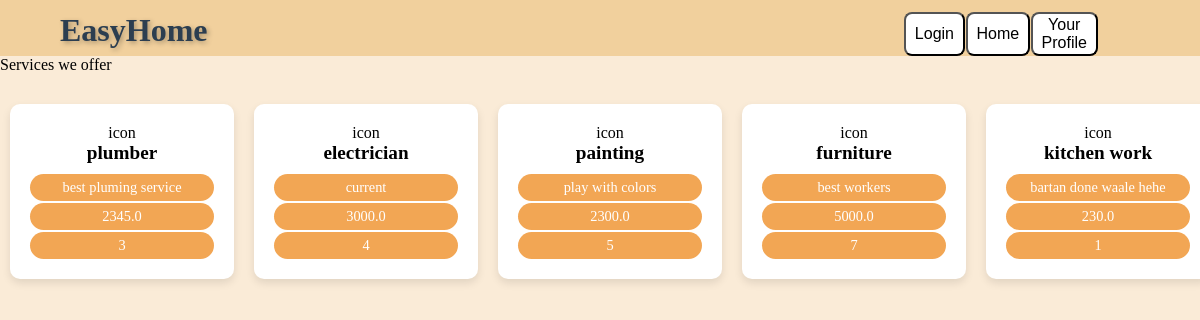
/services, run on the app's committed database.
### app.py (models this page shows, shortened)
class Services(db.Model):
    service_id= db.Column(db.Integer, primary_key = True)
    service_name= db.Column(db.String(50)  )
    service_desc= db.Column(db.String(200) )
    service_b_price= db.Column(db.Float() ,nullable= False)
    time_required =db.Column(db.String,  nullable=False)

### app.py (the view)
@app.route("/services")
def all_serv():
    services =Services.query.all()
    return render_template("services.html", services=services)

### templates/services.html (shortened to what this page needs)
{% extends "common.html" %}
{% block body %}
<div>    Services we offer
    <div class="container">
        {% for service in services %}
        <div  onclick="window.location.href='/service_page/{{service.service_id}}'" class="service-box">
            <div class="service-icon">icon</div>
            <div class="service-title">{{service.service_name}}</div>
            <div class="service-desc">{{service.service_desc}}</div>
            <div class="service-desc">{{service.service_b_price}}</div>
            <div class="service-desc">{{service.time_required}}</div>
            </div>
        {% endfor %}
    </div></div>
{% endblock %}

### templates/common.html (shortened to what this page needs)
<!DOCTYPE html>
<html lang="en">
<head>
    <link href="static/style.css" rel="stylesheet">
</head>
<body1>
    <div style="display: flex; background: rgb(241, 208, 157); justify-content: space-between; height: 5%; padding-top: 1%;">
        <div style="padding-left: 5%; font-family: 'Great Vibes', cursive; font-size: 200%; font-weight: bold; color: #2C3E50; text-shadow: 2px 2px 5px rgba(0, 0, 0, 0.3);">
            EasyHome</div>
        <div style="display: flex; margin-right: 10%;">
            <button style="margin-right: 0.5%; padding: 1% 5%; font-size: 100%; border-radius: 8px; background-color: #ffffff; cursor: pointer;" onclick="location.href='/login';"> Login </button>
            <button style="padding: 1% 5%; margin-right: 0.5%; font-size: 100%; border-radius: 8px; background-color: #ffffff; cursor: pointer;" onclick="location.href='/';"> Home </button>
            <button style="padding: 1% 5%; margin-right: 10%; font-size: 100%; border-radius: 8px; background-color: #ffffff; cursor: pointer; " onclick="location.href='/dashboard';">Your Profile</button>
        </div>
    </div>
{% block body %}{% endblock %}
</body1>
</html>

### templates/services.html (style rules this page uses)
.container { max-width: 1200px; margin: 20px auto; display: grid; grid-template-columns: repeat(auto-fit, minmax(150px, 1fr)); gap: 20px; padding: 10px; width: 100%; }
.service-box { background-color: #fff; border-radius: 10px; box-shadow: 0 4px 8px rgba(0, 0, 0, 0.1); padding: 20px; text-align: center; transition: transform 0.2s ease; }
.service-title { font-size: 1.2em; margin-bottom: 10px; font-weight: bold; word-wrap: break-word; }
.service-desc { background-color: #f2a654; color: white; padding: 5px 10px; margin-top: 2px; border-radius: 20px; font-size: 0.9em; word-wrap: break-word; }

### templates/common.html (style rules this page uses)
body, html { margin: 0; padding: 0; box-sizing: border-box; background: antiquewhite; }

### data on the page
Services: service_name "plumber", service_desc "best pluming service", service_b_price "2345.0", time_required "3"
Services: service_name "electrician", service_desc "current", service_b_price "3000.0", time_required "4"
Services: service_name "painting", service_desc "play with colors", service_b_price "2300.0", time_required "5"
Services: service_name "furniture", service_desc "best workers", service_b_price "5000.0", time_required "7"
Services: service_name "kitchen work", service_desc "bartan done waale hehe", service_b_price "230.0", time_required "1"
